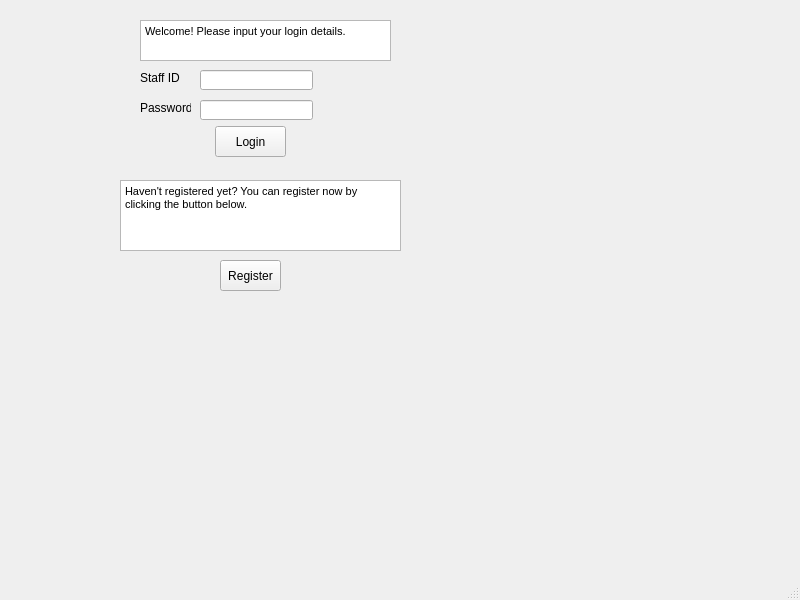
<?xml version="1.0" encoding="UTF-8"?>
<ui version="4.0">
 <class>MainWindow</class>
 <widget class="QMainWindow" name="MainWindow">
  <property name="geometry">
   <rect>
    <x>0</x>
    <y>0</y>
    <width>800</width>
    <height>600</height>
   </rect>
  </property>
  <property name="windowTitle">
   <string>MainWindow</string>
  </property>
  <widget class="QWidget" name="centralwidget">
   <widget class="QTextBrowser" name="textBrowser">
    <property name="geometry">
     <rect>
      <x>140</x>
      <y>20</y>
      <width>251</width>
      <height>41</height>
     </rect>
    </property>
    <property name="html">
     <string>&lt;!DOCTYPE HTML PUBLIC &quot;-//W3C//DTD HTML 4.0//EN&quot; &quot;http://www.w3.org/TR/REC-html40/strict.dtd&quot;&gt;
&lt;html&gt;&lt;head&gt;&lt;meta name=&quot;qrichtext&quot; content=&quot;1&quot; /&gt;&lt;style type=&quot;text/css&quot;&gt;
p, li { white-space: pre-wrap; }
&lt;/style&gt;&lt;/head&gt;&lt;body style=&quot; font-family:'MS Shell Dlg 2'; font-size:8pt; font-weight:400; font-style:normal;&quot;&gt;
&lt;p style=&quot; margin-top:0px; margin-bottom:0px; margin-left:0px; margin-right:0px; -qt-block-indent:0; text-indent:0px;&quot;&gt;Welcome! Please input your login details.&lt;/p&gt;
&lt;p style=&quot;-qt-paragraph-type:empty; margin-top:0px; margin-bottom:0px; margin-left:0px; margin-right:0px; -qt-block-indent:0; text-indent:0px;&quot;&gt;&lt;br /&gt;&lt;/p&gt;&lt;/body&gt;&lt;/html&gt;</string>
    </property>
   </widget>
   <widget class="QPushButton" name="staffloginLoginButton">
    <property name="geometry">
     <rect>
      <x>215</x>
      <y>126</y>
      <width>71</width>
      <height>31</height>
     </rect>
    </property>
    <property name="text">
     <string>Login</string>
    </property>
   </widget>
   <widget class="QLabel" name="label_2">
    <property name="geometry">
     <rect>
      <x>140</x>
      <y>100</y>
      <width>51</width>
      <height>16</height>
     </rect>
    </property>
    <property name="text">
     <string>Password</string>
    </property>
   </widget>
   <widget class="QPushButton" name="staffloginRegisterButton">
    <property name="geometry">
     <rect>
      <x>220</x>
      <y>260</y>
      <width>61</width>
      <height>31</height>
     </rect>
    </property>
    <property name="text">
     <string>Register</string>
    </property>
   </widget>
   <widget class="QLabel" name="label">
    <property name="geometry">
     <rect>
      <x>140</x>
      <y>70</y>
      <width>41</width>
      <height>16</height>
     </rect>
    </property>
    <property name="text">
     <string>Staff ID</string>
    </property>
   </widget>
   <widget class="QLineEdit" name="lineEdit">
    <property name="geometry">
     <rect>
      <x>200</x>
      <y>70</y>
      <width>113</width>
      <height>20</height>
     </rect>
    </property>
   </widget>
   <widget class="QLineEdit" name="lineEdit_2">
    <property name="geometry">
     <rect>
      <x>200</x>
      <y>100</y>
      <width>113</width>
      <height>20</height>
     </rect>
    </property>
   </widget>
   <widget class="QTextBrowser" name="textBrowser_2">
    <property name="geometry">
     <rect>
      <x>120</x>
      <y>180</y>
      <width>281</width>
      <height>71</height>
     </rect>
    </property>
    <property name="html">
     <string>&lt;!DOCTYPE HTML PUBLIC &quot;-//W3C//DTD HTML 4.0//EN&quot; &quot;http://www.w3.org/TR/REC-html40/strict.dtd&quot;&gt;
&lt;html&gt;&lt;head&gt;&lt;meta name=&quot;qrichtext&quot; content=&quot;1&quot; /&gt;&lt;style type=&quot;text/css&quot;&gt;
p, li { white-space: pre-wrap; }
&lt;/style&gt;&lt;/head&gt;&lt;body style=&quot; font-family:'MS Shell Dlg 2'; font-size:8pt; font-weight:400; font-style:normal;&quot;&gt;
&lt;p style=&quot; margin-top:0px; margin-bottom:0px; margin-left:0px; margin-right:0px; -qt-block-indent:0; text-indent:0px;&quot;&gt;Haven't registered yet? You can register now by clicking the button below.&lt;/p&gt;
&lt;p style=&quot;-qt-paragraph-type:empty; margin-top:0px; margin-bottom:0px; margin-left:0px; margin-right:0px; -qt-block-indent:0; text-indent:0px;&quot;&gt;&lt;br /&gt;&lt;/p&gt;&lt;/body&gt;&lt;/html&gt;</string>
    </property>
   </widget>
  </widget>
  <widget class="QMenuBar" name="menubar">
   <property name="geometry">
    <rect>
     <x>0</x>
     <y>0</y>
     <width>800</width>
     <height>18</height>
    </rect>
   </property>
  </widget>
  <widget class="QStatusBar" name="statusbar"/>
 </widget>
 <resources/>
 <connections/>
</ui>
